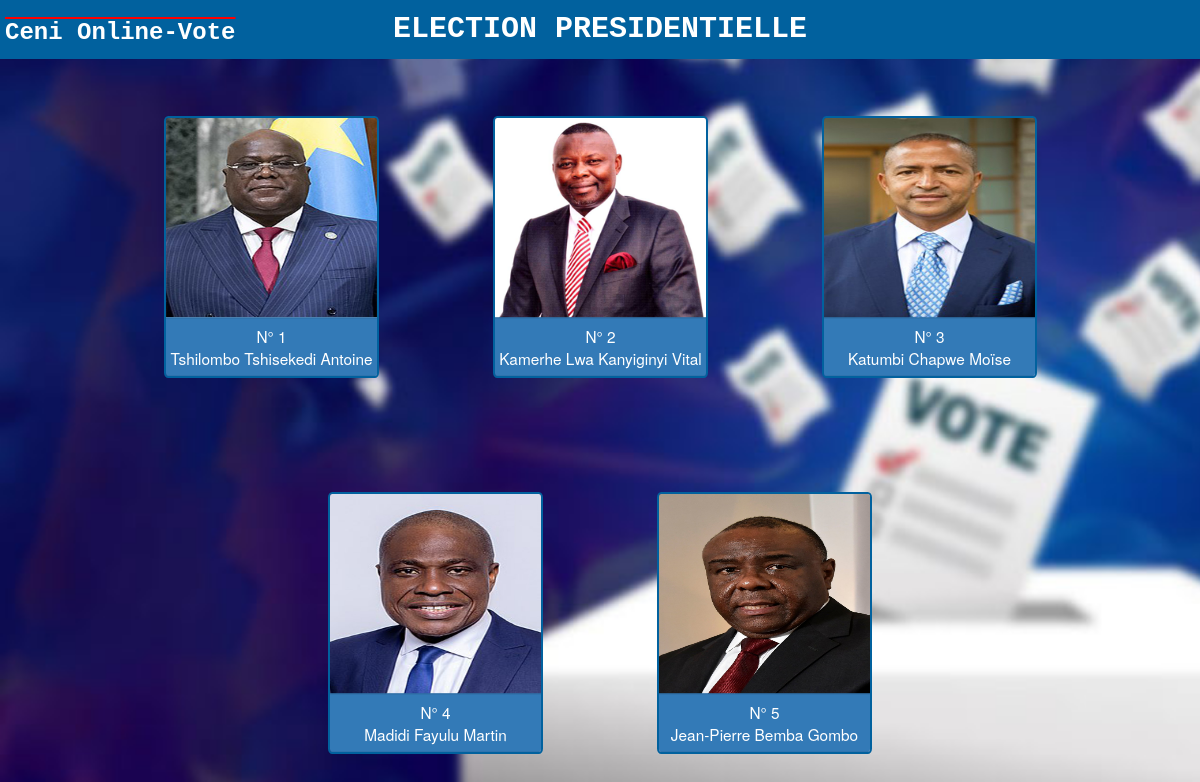
/president.php, run on an earlier commit of the app's database.
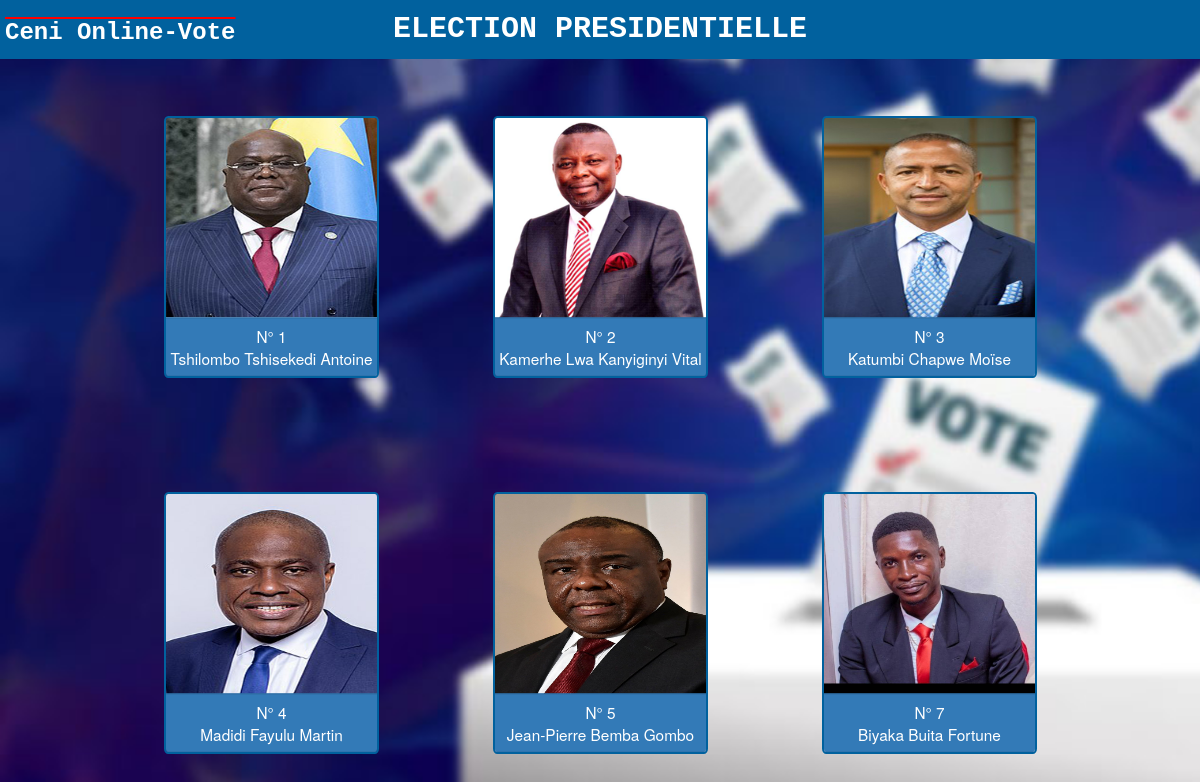
And on a later commit of the database.
### tables this page shows
CREATE TABLE `presidentielle` (
  `id` int(11) NOT NULL,
  `nom` varchar(255) NOT NULL,
  `postnom` varchar(255) NOT NULL,
  `prenom` varchar(255) NOT NULL,
  `sexe` varchar(1) NOT NULL,
  `voies` int(11) NOT NULL,
  `photo` text NOT NULL
);

### president.php (the view, shortened to what this page needs)
<?php
    $id = $_GET['id'];
include("bdd_conn.php");
$affichage = $bdd->prepare("SELECT id,nom,prenom,postnom,photo FROM presidentielle");
  $affichage->execute(array());
  if (($_SESSION['id']) == $id){
?>
<!DOCTYPE html>
<html lang="en">
<head>
    <link rel="stylesheet" href="bootstrap/css/bootstrap.css">
    <link rel="stylesheet" href="style/president.css">
</head>
<body>
    <div class="bande">
     <h3>Ceni Online-Vote</h3>
     <center><h1 id="titre">ELECTION PRESIDENTIELLE</h1></center>
    </div>
            <div class="container">
                <div class="row" >
                    <div class="col-md-12 affichage">
                        <?php while ($resultat=$affichage->fetch()){
                            echo'
                                <div class="photo-pres">
                                <img src="'.$resultat["photo"].'" width="100%" height="200vh"> <br>
                                    <a href="vote1.php?id_pre='.$resultat['id'].'">
                                        <button type:"submit" class="btn btn-primary" style="margin-bottom:1%; margin-top:1%; width:100%;"> N° '.$resultat["id"].' <br>
                                            '.$resultat["nom"].'
                                            '.$resultat["postnom"].'
                                            '.$resultat["prenom"].'
                                        </button>
                                    </a>
                                </div>';
                            }
                            ?>
                    </div>
                </div>
            </div>
</body>
</html>
<?php }
else {
    header("location:deconnexion.php");
}
?>

What changed in the data, as far as the page shows it:
added presidentielle: photo (picture), id "7", nom "Biyaka", postnom "Buita", prenom "Fortune"
